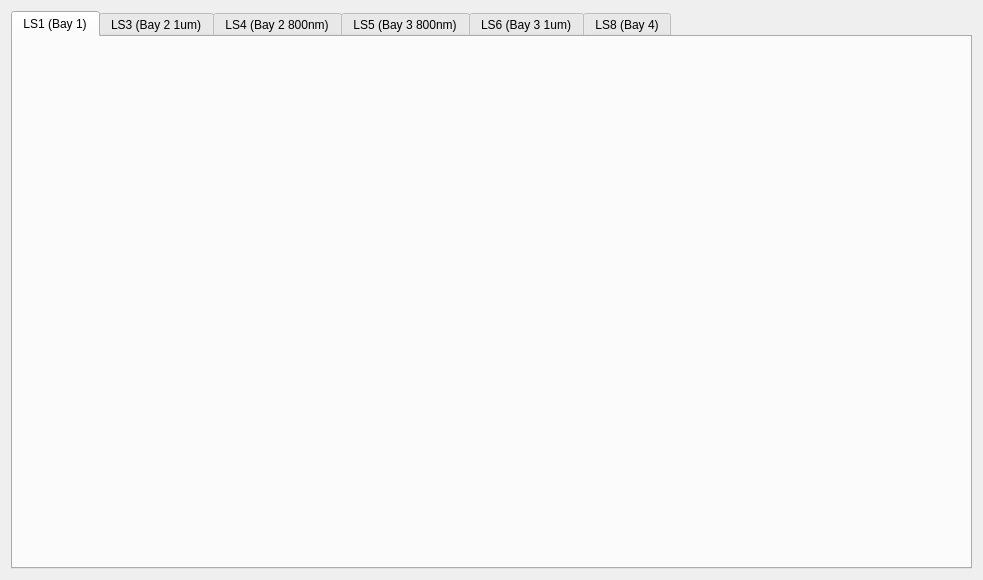
<?xml version="1.0" encoding="UTF-8"?>
<ui version="4.0">
 <class>Form</class>
 <widget class="QWidget" name="Form">
  <property name="geometry">
   <rect>
    <x>0</x>
    <y>0</y>
    <width>983</width>
    <height>580</height>
   </rect>
  </property>
  <property name="windowTitle">
   <string>Form</string>
  </property>
  <layout class="QHBoxLayout" name="horizontalLayout">
   <item>
    <widget class="PyDMTabWidget" name="PyDMTabWidget_2">
     <property name="toolTip">
      <string/>
     </property>
     <property name="whatsThis">
      <string/>
     </property>
     <property name="currentIndex">
      <number>0</number>
     </property>
     <property name="currentTabAlarmChannel" stdset="0">
      <cstring>ca://${DEST}LS1:BTPS:ChecksOK_RBV</cstring>
     </property>
     <property name="alarmChannels">
      <stringlist>
       <string>ca://${DEST}LS1:BTPS:ChecksOK_RBV</string>
       <string>ca://${DEST}LS3:BTPS:ChecksOK_RBV</string>
       <string>ca://${DEST}LS4:BTPS:ChecksOK_RBV</string>
       <string>ca://${DEST}LS5:BTPS:ChecksOK_RBV</string>
       <string>ca://${DEST}LS6:BTPS:ChecksOK_RBV</string>
       <string>ca://${DEST}LS8:BTPS:ChecksOK_RBV</string>
      </stringlist>
     </property>
     <widget class="QWidget" name="source_ls1">
      <attribute name="title">
       <string>LS1 (Bay 1)</string>
      </attribute>
      <layout class="QHBoxLayout" name="horizontalLayout_7">
       <item>
        <widget class="PyDMEmbeddedDisplay" name="PyDMEmbeddedDisplay">
         <property name="toolTip">
          <string/>
         </property>
         <property name="frameShape">
          <enum>QFrame::NoFrame</enum>
         </property>
         <property name="macros" stdset="0">
          <string>{&quot;SOURCE&quot;: &quot;${DEST}LS1:&quot;, &quot;SHUTTER&quot;: &quot;LTLHN:LS1:BTPS:&quot;, &quot;RANGE_SCREEN&quot;: &quot;btps-range-config.ui&quot;}</string>
         </property>
         <property name="filename" stdset="0">
          <string>btps-source-dest.ui</string>
         </property>
         <property name="loadWhenShown" stdset="0">
          <bool>true</bool>
         </property>
         <property name="disconnectWhenHidden" stdset="0">
          <bool>true</bool>
         </property>
        </widget>
       </item>
      </layout>
     </widget>
     <widget class="QWidget" name="source_ls3">
      <attribute name="title">
       <string>LS3 (Bay 2 1um)</string>
      </attribute>
      <layout class="QHBoxLayout" name="horizontalLayout_4">
       <item>
        <widget class="PyDMEmbeddedDisplay" name="PyDMEmbeddedDisplay_5">
         <property name="toolTip">
          <string/>
         </property>
         <property name="frameShape">
          <enum>QFrame::NoFrame</enum>
         </property>
         <property name="macros" stdset="0">
          <string>{&quot;SOURCE&quot;: &quot;${DEST}LS3:&quot;, &quot;SHUTTER&quot;: &quot;LTLHN:LS3:BTPS:&quot;, &quot;RANGE_SCREEN&quot;: &quot;btps-range-config.ui&quot;}</string>
         </property>
         <property name="filename" stdset="0">
          <string>btps-source-dest.ui</string>
         </property>
         <property name="loadWhenShown" stdset="0">
          <bool>true</bool>
         </property>
         <property name="disconnectWhenHidden" stdset="0">
          <bool>true</bool>
         </property>
         <property name="followSymlinks" stdset="0">
          <bool>false</bool>
         </property>
        </widget>
       </item>
      </layout>
     </widget>
     <widget class="QWidget" name="source_ls4">
      <attribute name="title">
       <string>LS4 (Bay 2 800nm)</string>
      </attribute>
      <layout class="QHBoxLayout" name="horizontalLayout_5">
       <item>
        <widget class="PyDMEmbeddedDisplay" name="PyDMEmbeddedDisplay_6">
         <property name="toolTip">
          <string/>
         </property>
         <property name="frameShape">
          <enum>QFrame::NoFrame</enum>
         </property>
         <property name="macros" stdset="0">
          <string>{&quot;SOURCE&quot;: &quot;${DEST}LS4:&quot;, &quot;SHUTTER&quot;: &quot;LTLHN:LS4:BTPS:&quot;, &quot;RANGE_SCREEN&quot;: &quot;btps-range-config.ui&quot;}</string>
         </property>
         <property name="filename" stdset="0">
          <string>btps-source-dest.ui</string>
         </property>
         <property name="loadWhenShown" stdset="0">
          <bool>true</bool>
         </property>
         <property name="disconnectWhenHidden" stdset="0">
          <bool>true</bool>
         </property>
         <property name="followSymlinks" stdset="0">
          <bool>false</bool>
         </property>
        </widget>
       </item>
      </layout>
     </widget>
     <widget class="QWidget" name="source_ls5">
      <attribute name="title">
       <string>LS5 (Bay 3 800nm)</string>
      </attribute>
      <layout class="QHBoxLayout" name="horizontalLayout_3">
       <item>
        <widget class="PyDMEmbeddedDisplay" name="PyDMEmbeddedDisplay_2">
         <property name="toolTip">
          <string/>
         </property>
         <property name="frameShape">
          <enum>QFrame::NoFrame</enum>
         </property>
         <property name="macros" stdset="0">
          <string>{&quot;SOURCE&quot;: &quot;${DEST}LS5:&quot;, &quot;SHUTTER&quot;: &quot;LTLHN:LS5:BTPS:&quot;, &quot;RANGE_SCREEN&quot;: &quot;btps-range-config.ui&quot;}</string>
         </property>
         <property name="filename" stdset="0">
          <string>btps-source-dest.ui</string>
         </property>
         <property name="loadWhenShown" stdset="0">
          <bool>true</bool>
         </property>
         <property name="disconnectWhenHidden" stdset="0">
          <bool>true</bool>
         </property>
        </widget>
       </item>
      </layout>
     </widget>
     <widget class="QWidget" name="source_ls6">
      <attribute name="title">
       <string>LS6 (Bay 3 1um)</string>
      </attribute>
      <layout class="QHBoxLayout" name="horizontalLayout_6">
       <item>
        <widget class="PyDMEmbeddedDisplay" name="PyDMEmbeddedDisplay_4">
         <property name="toolTip">
          <string/>
         </property>
         <property name="frameShape">
          <enum>QFrame::NoFrame</enum>
         </property>
         <property name="macros" stdset="0">
          <string>{&quot;SOURCE&quot;: &quot;${DEST}LS6:&quot;, &quot;SHUTTER&quot;: &quot;LTLHN:LS6:BTPS:&quot;, &quot;RANGE_SCREEN&quot;: &quot;btps-range-config.ui&quot;}</string>
         </property>
         <property name="filename" stdset="0">
          <string>btps-source-dest.ui</string>
         </property>
         <property name="loadWhenShown" stdset="0">
          <bool>true</bool>
         </property>
         <property name="disconnectWhenHidden" stdset="0">
          <bool>true</bool>
         </property>
         <property name="followSymlinks" stdset="0">
          <bool>false</bool>
         </property>
        </widget>
       </item>
      </layout>
     </widget>
     <widget class="QWidget" name="source_ls8">
      <attribute name="title">
       <string>LS8 (Bay 4)</string>
      </attribute>
      <layout class="QHBoxLayout" name="horizontalLayout_2">
       <item>
        <widget class="PyDMEmbeddedDisplay" name="PyDMEmbeddedDisplay_3">
         <property name="toolTip">
          <string/>
         </property>
         <property name="frameShape">
          <enum>QFrame::NoFrame</enum>
         </property>
         <property name="macros" stdset="0">
          <string>{&quot;SOURCE&quot;: &quot;${DEST}LS8:&quot;, &quot;SHUTTER&quot;: &quot;LTLHN:LS8:BTPS:&quot;, &quot;RANGE_SCREEN&quot;: &quot;btps-range-config.ui&quot;}</string>
         </property>
         <property name="filename" stdset="0">
          <string>btps-source-dest.ui</string>
         </property>
         <property name="loadWhenShown" stdset="0">
          <bool>true</bool>
         </property>
         <property name="disconnectWhenHidden" stdset="0">
          <bool>true</bool>
         </property>
        </widget>
       </item>
      </layout>
     </widget>
    </widget>
   </item>
  </layout>
 </widget>
 <customwidgets>
  <customwidget>
   <class>PyDMTabWidget</class>
   <extends>QTabWidget</extends>
   <header>pydm.widgets.tab_bar</header>
   <container>1</container>
  </customwidget>
  <customwidget>
   <class>PyDMEmbeddedDisplay</class>
   <extends>QFrame</extends>
   <header>pydm.widgets.embedded_display</header>
   <container>1</container>
  </customwidget>
 </customwidgets>
 <resources/>
 <connections/>
</ui>
